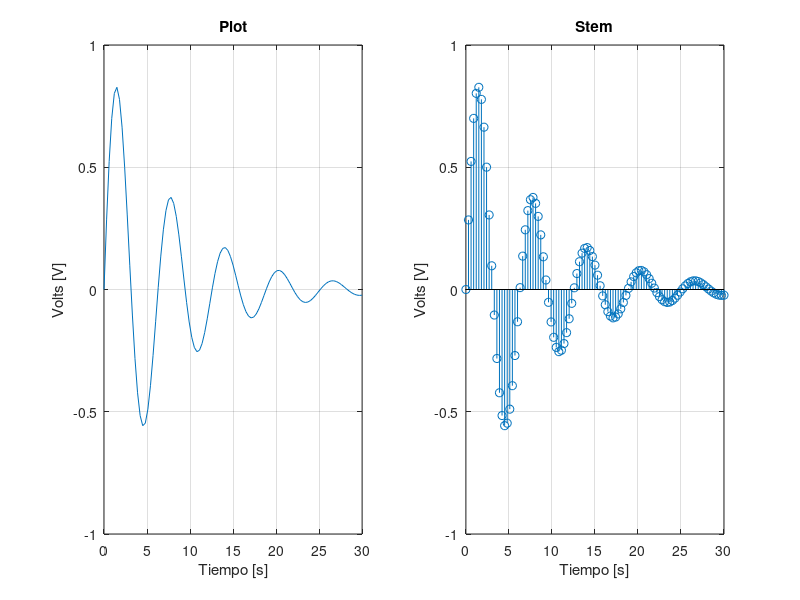

The MATLAB script that drew this image:
% Programa del laboratorio 0 (RUT 18.642.737-8)
a= 1; b=8; c=6; d=4; e=2; f=7; g=3; h=7;
t = 0:0.3:30;
f = exp(-(b+a)/(2*c*(d+e))*t).*sin(t);
subplot(1,2,1);plot(t,f);title('Plot'); xlabel('Tiempo [s]'); ylabel('Volts [V]'); grid on;
subplot(1,2,2);stem(t,f);title('Stem'); xlabel('Tiempo [s]'); ylabel('Volts [V]'); grid on;
